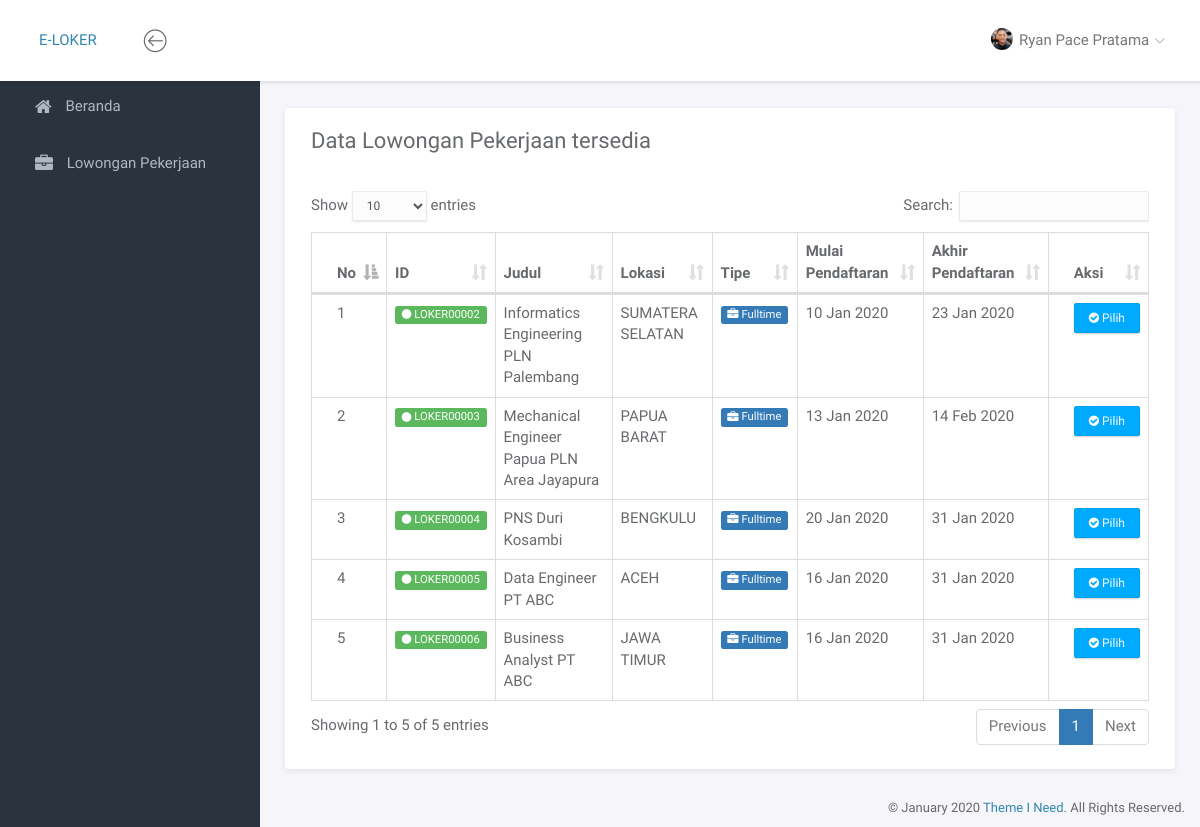
The app's page /portal/index.php?page=loker (signed in) with its own data.
### tables this page shows
CREATE TABLE `user` (
  `id` varchar(11) NOT NULL,
  `nik` varchar(16) DEFAULT NULL,
  `nama_lengkap` varchar(50) DEFAULT NULL,
  `tgl_lahir` date DEFAULT NULL,
  `alamat` text DEFAULT NULL,
  `jenis_kelamin` enum('L','P') DEFAULT NULL,
  `email` varchar(40) DEFAULT NULL,
  `no_hp` varchar(12) DEFAULT NULL,
  `password` varchar(10) DEFAULT NULL,
  `image_url` varchar(100) DEFAULT NULL,
  `login_terakhir` timestamp NULL DEFAULT NULL
);

CREATE TABLE `lowongan` (
  `id` varchar(10) NOT NULL,
  `provinsi_id` char(2) NOT NULL,
  `judul` text DEFAULT NULL,
  `deskripsi` text DEFAULT NULL,
  `tipe` enum('fulltime','kontrak','magang','') NOT NULL,
  `mulai_pendaftaran` date NOT NULL,
  `akhir_pendaftaran` date NOT NULL
);

CREATE TABLE `provinsi` (
  `id` char(2) NOT NULL,
  `nama` varchar(255) NOT NULL
);

### portal/page/pendaftar/loker/loker.php (the view, shortened to what this page needs)
<div class="panel panel-headline">
    <div class="panel-heading">
        <div class="row">
            <div class="col-md-12">
                <div class="pull-left">
                    <h3 class="panel-title">Data Lowongan Pekerjaan tersedia</h3>
                </div>
            </div>
        </div>
    </div>
    <div class="panel-body">
        <div class="row">
            <div class="col-md-12">
                <div class="table-responsive">
                    <table class="table table-bordered example">
                        <thead>
                            <tr>
                                <th>No</th>
                                <th>ID</th>
                                <th>Judul</th>
                                <th>Lokasi</th>
                                <th>Tipe</th>
                                <th>Mulai Pendaftaran</th>
                                <th>Akhir Pendaftaran</th>
                                <th>Aksi</th>
                            </tr>
                        </thead>
                        <tbody>
                            <?php
                                $no = 1;
                                $q = mysqli_query($conn, "SELECT lowongan.id as idloker, lowongan.judul, lowongan.tipe, lowongan.mulai_pendaftaran, lowongan.akhir_pendaftaran, provinsi.nama FROM lowongan
                                                        JOIN provinsi ON lowongan.provinsi_id=provinsi.id");
                                while($data=mysqli_fetch_array($q)){
                                $datenow  = new DateTime(getDateNow());
                                $datestart  = new DateTime($data['mulai_pendaftaran']);
                                $dateend  = new DateTime($data['akhir_pendaftaran']);
                                if ($datestart == $datenow || $datestart >= $datenow || $dateend >= $datenow) {
                            ?>
                                <tr>
                                    <td><?= $no ?></td>
                                    <td><span class="label label-success"><i class="fa fa-circle"></i> <?= $data['idloker'] ?></span></td>
                                    <td><?= $data['judul'] ?></td>
                                    <td><?= $data['nama'] ?></td>
                                    <td><span class="label label-primary" style="text-transform: capitalize;"><i class="fa fa-briefcase"></i> <?= $data['tipe'] ?></span></td>
                                    <td><?= date('d M Y', strtotime($data['mulai_pendaftaran'])) ?></td>
                                    <td><?= date('d M Y', strtotime($data['akhir_pendaftaran'])) ?></td>
                                    <td>
                                    <?= getActiveJob($data['mulai_pendaftaran'], $data['akhir_pendaftaran'], $data['idloker']) ?>
                                    </td>
                                </tr>
                            <?php $no++; }} ?>
                        </tbody>
                    </table>
                </div>
            </div>
        </div>
    </div>
</div>

### portal/header.php (shortened to what this page needs)
<nav class="navbar navbar-default navbar-fixed-top">
	<div class="brand">
		<a href="?page=beranda">E-LOKER</a>
	</div>
	<div class="container-fluid">
		<div class="navbar-btn">
			<button type="button" class="btn-toggle-fullwidth"><i class="lnr lnr-arrow-left-circle"></i></button>
		</div>
		<div id="navbar-menu">
			<ul class="nav navbar-nav navbar-right">
				<li class="dropdown">
					<a href="#" class="dropdown-toggle" data-toggle="dropdown"><img src="<?= $_SESSION['role'] == 2 ? $auth['image_url'] !== null ? 'file/gambar/'.$auth['image_url'] : 'assets/img/admin.png' : 'assets/img/admin.png' ?>" class="img-circle" alt="Avatar"> <span><?= isset($auth['nama_lengkap']) ? $auth['nama_lengkap'] : $auth['email']  ?></span> <i class="icon-submenu lnr lnr-chevron-down"></i></a>
				</li>
			</ul>
		</div>
	</div>
</nav>

### portal/service.php (shortened to what this page needs)
<?php
if ($_SESSION['role'] == 2) {
    $getdatauser = mysqli_query($conn, "SELECT * FROM user WHERE email='$_SESSION[email]'");
    $auth = mysqli_fetch_array($getdatauser);
} else {
    $getdatauser = mysqli_query($conn, "SELECT * FROM admin WHERE email='$_SESSION[email]'");
    $auth = mysqli_fetch_array($getdatauser);
}
function getDateNow() {
    $tz_object = new DateTimeZone('Asia/Jakarta');
    $datetime = new DateTime();
    $datetime->setTimezone($tz_object);
    return $datetime->format('m/d/Y');
}
function getActiveJob($tglstart, $tglend, $id) {
    $val = "";
    $datenow  = new DateTime(getDateNow());
    $datestart  = new DateTime($tglstart);
    $dateend  = new DateTime($tglend);
    if ($datestart <= $datenow && $dateend >= $datenow) {
        $val = '<a href="?page=lokeradd&id='.$id.'" class="btn btn-primary btn-xs btn-block"><i class="fa fa-check-circle"></i> Pilih</a>';
    }
    return $val;
}
?>

### portal/assets/css/main.css (style rules this page uses)
html { position: relative; min-height: 100%; }
body { background-color: #F3F5F8; font-family: "Source Sans Pro", sans-serif; font-size: 15px; color: #676a6d; }
a { color: #3287B2; }
th { font-weight: 600; }
.navbar-default { -webkit-transition: all 0.3s ease-in-out; -moz-transition: all 0.3s ease-in-out; -ms-transition: all 0.3s ease-in-out; -o-transition: all 0.3s ease-in-out; transition: all 0.3s ease-in-out; -moz-box-shadow: 1px 2px 3px rgba(0, 0, 0, 0.1); -webkit-box-shadow: 1px 2px 3px rgba(0, 0, 0, 0.1); box-shadow: 1px 2px 3px rgba(0, 0, 0, 0.1); -webkit-border-radius: 0; -moz-border-radius: 0; border-radius: 0; padding: 0; margin: 0; border: none; background-color: #fff; }
.navbar-default .brand { float: left; padding: 30px 39px; background-color: #fff; }
.navbar-btn { float: left; padding: 16px 0; }
.navbar-btn button { font-size: 24px; padding: 4px 8px; line-height: .7; border: none; background: none; outline: none; }
.navbar-nav > li > a { padding: 28px 20px; }
.navbar-nav > li > a > i { font-size: 22px; margin-right: 2px; vertical-align: middle; }
.navbar-nav > li > a > i.icon-submenu { margin-left: 2px; margin-right: 0; font-size: 10px; position: relative; top: 2px; }
.navbar-nav > li > a > span { position: relative; top: 2px; }
.navbar-nav > li > a img { width: 22px; margin-right: 2px; }
@media screen and (min-width: 768px) { .navbar-nav.navbar-right { margin-right: 0; } }
.btn { -webkit-border-radius: 2px; -moz-border-radius: 2px; border-radius: 2px; -moz-box-shadow: 0px 1px 2px 0 rgba(0, 0, 0, 0.2); -webkit-box-shadow: 0px 1px 2px 0 rgba(0, 0, 0, 0.2); box-shadow: 0px 1px 2px 0 rgba(0, 0, 0, 0.2); padding: 6px 22px; }
.btn-group-xs > .btn, .btn-xs { padding: 5px 14px; }
.btn-primary { background-color: #00AAFF; border-color: #00a0f0; }
.panel { -webkit-border-radius: 3px; -moz-border-radius: 3px; border-radius: 3px; -moz-box-shadow: 0 2px 6px rgba(0, 0, 0, 0.08); -webkit-box-shadow: 0 2px 6px rgba(0, 0, 0, 0.08); box-shadow: 0 2px 6px rgba(0, 0, 0, 0.08); background-color: #fff; margin-bottom: 30px; }
.panel .panel-heading, .panel .panel-body, .panel .panel-footer { padding-left: 25px; padding-right: 25px; }
.panel .panel-heading { padding-top: 20px; padding-bottom: 20px; position: relative; }
.panel .panel-heading .panel-title { margin: 0; font-size: 18px; font-weight: 300; }
.panel .panel-body { padding-top: 10px; padding-bottom: 15px; }
.panel.panel-headline .panel-heading { border-bottom: none; }
.panel.panel-headline .panel-heading .panel-title { margin-bottom: 8px; font-size: 22px; font-weight: normal; }
.panel .table > thead > tr > td:first-child, .panel .table > thead > tr > th:first-child, .panel .table > tbody > tr > td:first-child, .panel .table > tbody > tr > th:first-child, .panel .table > tfoot > tr > td:first-child, .panel .table > tfoot > tr > th:first-child { padding-left: 25px; }
.panel .table > thead > tr > td:last-child, .panel .table > thead > tr > th:last-child, .panel .table > tbody > tr > td:last-child, .panel .table > tbody > tr > th:last-child, .panel .table > tfoot > tr > td:last-child, .panel .table > tfoot > tr > th:last-child { padding-left: 25px; }
.label { font-weight: normal; }

### records on screen
user: image_url (picture), nama_lengkap "Ryan Pace Pratama"
lowongan: id "LOKER00002", judul "Informatics Engineering PLN Palembang", provinsi.nama "SUMATERA SELATAN", tipe "Fulltime", mulai_pendaftaran "10 Jan 2020", akhir_pendaftaran "23 Jan 2020"
lowongan: id "LOKER00003", judul "Mechanical Engineer Papua PLN Area Jayapura", provinsi.nama "PAPUA BARAT", tipe "Fulltime", mulai_pendaftaran "13 Jan 2020", akhir_pendaftaran "14 Feb 2020"
lowongan: id "LOKER00004", judul "PNS Duri Kosambi", provinsi.nama "BENGKULU", tipe "Fulltime", mulai_pendaftaran "20 Jan 2020", akhir_pendaftaran "31 Jan 2020"
lowongan: id "LOKER00005", judul "Data Engineer PT ABC", provinsi.nama "ACEH", tipe "Fulltime", mulai_pendaftaran "16 Jan 2020", akhir_pendaftaran "31 Jan 2020"
lowongan: id "LOKER00006", judul "Business Analyst PT ABC", provinsi.nama "JAWA TIMUR", tipe "Fulltime", mulai_pendaftaran "16 Jan 2020", akhir_pendaftaran "31 Jan 2020"
